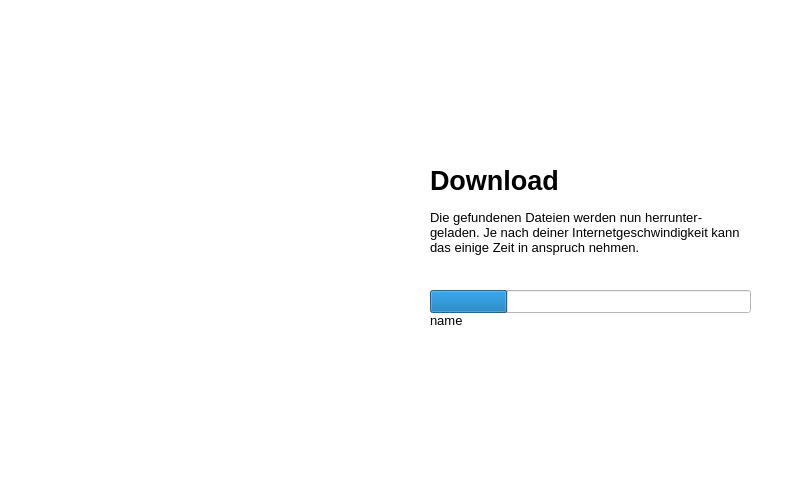
<?xml version="1.0" encoding="UTF-8"?>
<ui version="4.0">
 <class>Form</class>
 <widget class="QWidget" name="Form">
  <property name="geometry">
   <rect>
    <x>0</x>
    <y>0</y>
    <width>800</width>
    <height>500</height>
   </rect>
  </property>
  <property name="windowTitle">
   <string>Form</string>
  </property>
  <property name="autoFillBackground">
   <bool>false</bool>
  </property>
  <property name="styleSheet">
   <string notr="true">color: rgb(255, 255, 255);
background-color: rgb(255, 255, 255);</string>
  </property>
  <widget class="QLabel" name="picture">
   <property name="geometry">
    <rect>
     <x>0</x>
     <y>0</y>
     <width>400</width>
     <height>500</height>
    </rect>
   </property>
   <property name="text">
    <string>&lt;html&gt;&lt;head/&gt;&lt;body&gt;&lt;p&gt;&lt;img src=&quot;:/test/pictures/Login.JPG&quot;/&gt;&lt;/p&gt;&lt;/body&gt;&lt;/html&gt;</string>
   </property>
  </widget>
  <widget class="QLabel" name="title">
   <property name="geometry">
    <rect>
     <x>430</x>
     <y>160</y>
     <width>351</width>
     <height>41</height>
    </rect>
   </property>
   <property name="font">
    <font>
     <family>Segoe UI</family>
     <pointsize>20</pointsize>
     <weight>75</weight>
     <bold>true</bold>
    </font>
   </property>
   <property name="styleSheet">
    <string notr="true">color: rgb(0, 0, 0);</string>
   </property>
   <property name="text">
    <string>Download</string>
   </property>
   <property name="textFormat">
    <enum>Qt::MarkdownText</enum>
   </property>
  </widget>
  <widget class="QLabel" name="label_description">
   <property name="geometry">
    <rect>
     <x>430</x>
     <y>202</y>
     <width>311</width>
     <height>61</height>
    </rect>
   </property>
   <property name="font">
    <font>
     <family>Segoe UI</family>
     <pointsize>10</pointsize>
     <weight>50</weight>
     <italic>false</italic>
     <bold>false</bold>
    </font>
   </property>
   <property name="styleSheet">
    <string notr="true">color: rgb(0, 0, 0);
font: 10pt &quot;Segoe UI&quot;;</string>
   </property>
   <property name="text">
    <string>Die gefundenen Dateien werden nun herrunter- geladen. Je nach deiner Internetgeschwindigkeit kann das einige Zeit in anspruch nehmen.</string>
   </property>
   <property name="wordWrap">
    <bool>true</bool>
   </property>
  </widget>
  <widget class="QWidget" name="widget" native="true">
   <property name="geometry">
    <rect>
     <x>0</x>
     <y>0</y>
     <width>800</width>
     <height>500</height>
    </rect>
   </property>
   <property name="styleSheet">
    <string notr="true">background-color: rgb(255, 255, 255)</string>
   </property>
  </widget>
  <widget class="QProgressBar" name="progress_bar">
   <property name="geometry">
    <rect>
     <x>430</x>
     <y>290</y>
     <width>321</width>
     <height>23</height>
    </rect>
   </property>
   <property name="value">
    <number>24</number>
   </property>
   <property name="alignment">
    <set>Qt::AlignCenter</set>
   </property>
   <property name="textVisible">
    <bool>false</bool>
   </property>
   <property name="format">
    <string>%p%                                                                                 </string>
   </property>
  </widget>
  <widget class="QLabel" name="progress_bar_label">
   <property name="geometry">
    <rect>
     <x>430</x>
     <y>310</y>
     <width>311</width>
     <height>21</height>
    </rect>
   </property>
   <property name="font">
    <font>
     <family>Segoe UI</family>
     <pointsize>10</pointsize>
     <weight>50</weight>
     <italic>false</italic>
     <bold>false</bold>
    </font>
   </property>
   <property name="styleSheet">
    <string notr="true">color: rgb(0, 0, 0);
font: 10pt &quot;Segoe UI&quot;;</string>
   </property>
   <property name="text">
    <string>name</string>
   </property>
   <property name="wordWrap">
    <bool>true</bool>
   </property>
  </widget>
  <zorder>widget</zorder>
  <zorder>picture</zorder>
  <zorder>title</zorder>
  <zorder>label_description</zorder>
  <zorder>progress_bar_label</zorder>
  <zorder>progress_bar</zorder>
 </widget>
 <resources>
  <include location="resources.qrc"/>
 </resources>
 <connections/>
</ui>
